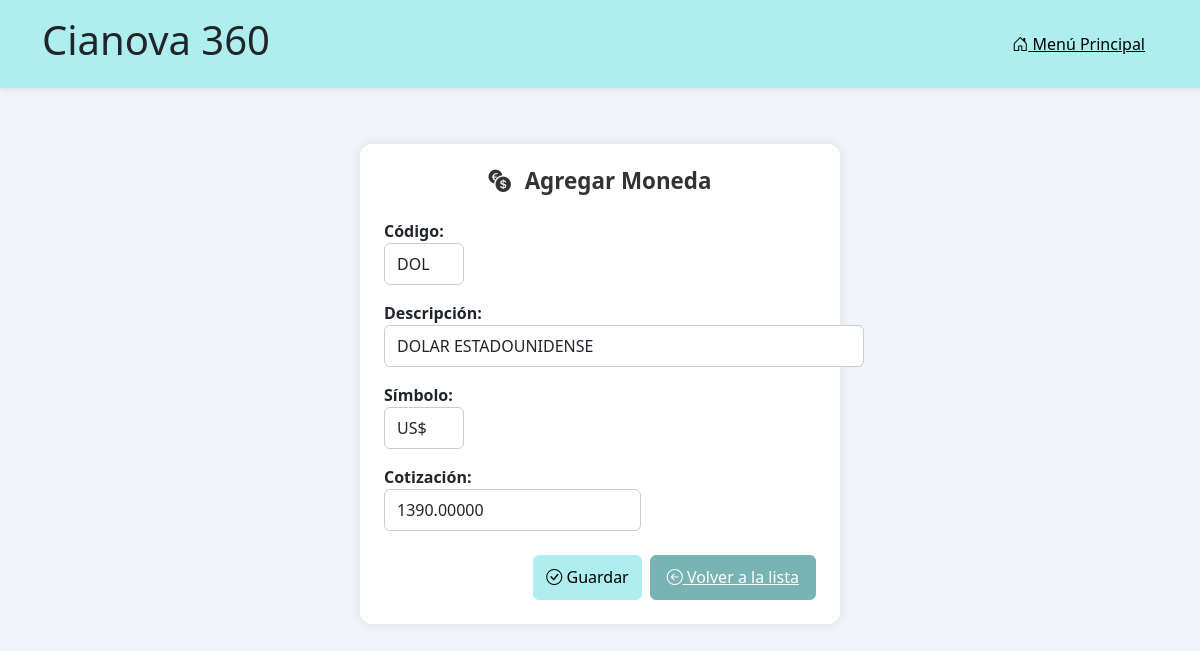
The page /monedas/editar/dol/ on the database its author committed.
### monedas/models.py (models this page shows, shortened)
class Moneda(models.Model):
    codmoneda = models.CharField(max_length=3, primary_key=True)
    descrip = models.CharField(max_length=30)
    cotiz = models.DecimalField(max_digits=15, decimal_places=5)
    signoc = models.CharField(max_length=3)

### monedas/views.py (the view)
# urls.py: path("editar/<str:pk>/", views.editar_moneda, name="editar_moneda"),
def editar_moneda(request, pk):
    moneda = get_object_or_404(Moneda, codmoneda=pk)
    form = MonedaForm(request.POST or None, instance=moneda)
    if request.method == 'POST' and form.is_valid():
        form.save()
        return redirect('listado_monedas')
    return render(request, 'monedas/formulario.html', {'form': form})

### monedas/forms.py
class MonedaForm(forms.ModelForm):
    class Meta:
        model = Moneda
        fields = "__all__"
        widgets = {
            "codmoneda": forms.TextInput(attrs={
                "class": "form-control input-corto",
                "maxlength": 3,
                "placeholder": "Código"
            }),
            "descrip": forms.TextInput(attrs={
                "class": "form-control",
                "maxlength": 30,
                "placeholder": "Descripción"
            }),
            "cotiz": forms.NumberInput(attrs={
                "class": "form-control",
                "step": "0.00001",
                "placeholder": "Cotización"
            }),
            "signoc": forms.TextInput(attrs={
                "class": "form-control input-corto",
                "maxlength": 3,
                "placeholder": "Símbolo"
            }),
        }
        labels = {
            "codmoneda": "Código",
            "descrip": "Descripción",
            "cotiz": "Cotización",
            "signoc": "Símbolo",
        }

### monedas/templates/monedas/formulario.html (shortened to what this page needs)
{% extends "base.html" %}
{% load widget_tweaks %}
{% load static %}
{% block content %}
<link href="https://cdn.jsdelivr.net/npm/bootstrap@5.3.2/dist/css/bootstrap.min.css" rel="stylesheet">
<link rel="stylesheet" href="https://cdn.jsdelivr.net/npm/bootstrap-icons@1.11.1/font/bootstrap-icons.css">
<link rel="stylesheet" href="{% static 'monedas/css/monedas.css' %}">
<div class="form-card">
  <h2><i class="bi bi-currency-exchange me-2"></i> Agregar Moneda</h2>
  <form method="post">
    <div class="mb-3">
      {{ form.codmoneda.label_tag }}
      {{ form.codmoneda|add_class:"input-codmoneda" }}
	</div>
    <div class="mb-3">
      {{ form.descrip.label_tag }}
	  {{ form.descrip|add_class:"form-control" }}
    </div>
    <div class="mb-3">
      {{ form.signoc.label_tag }}
	  {{ form.signoc|add_class:"input-signoc" }}
	</div>
    <div class="mb-3">
      {{ form.cotiz.label_tag }}
      {{ form.cotiz }}
    </div>
		<div class="d-flex justify-content-end gap-2 mt-4">
			<button type="submit" class="btn-aceptar">
				<i class="bi bi-check-circle"></i> Guardar
			</button>
			<a href="{% url 'listado_monedas' %}" class="btn-cancelar">
				<i class="bi bi-arrow-left-circle"></i> Volver a la lista
			</a>
		</div>
	</form>
</div>
{% endblock %}

### articulos/static/articulos/css/styles.css (style rules this page uses)
body, input, button, label, textarea, select { font-family: 'Segoe UI', Inter, Helvetica, sans-serif !important; }
:root { --color-marca: rgb(175, 238, 238); --color-marca-hover: rgb(150, 220, 220); --color-cancelar: rgb(120, 180, 180); --color-cancelar-hover: rgb(100, 160, 160); --color-eliminar: rgb(100, 140, 140); --color-eliminar-hover: rgb(80, 120, 120); }
body { background-color: #f8f9fa; color: #212529; margin: 0; padding: 0; }
form label { display: block; margin-top: 1rem; font-weight: bold; }
form input[type="text"], form input[type="number"], form input[type="password"], form select, form textarea { font-size: 1rem; border: 1px solid #ccc; border-radius: 6px; padding: 0.5rem 0.75rem; transition: all 0.2s ease-in-out; width: auto; }
.btn-aceptar { background-color: var(--color-marca); border: 1px solid var(--color-marca); color: #000; font-weight: 500; border-radius: 6px; padding: 0.4rem 0.75rem; transition: background-color 0.2s ease-in-out; }
.btn-cancelar { background-color: var(--color-cancelar); border: 1px solid var(--color-cancelar); color: #fff; font-weight: 500; border-radius: 6px; padding: 0.6rem 1rem; transition: background-color 0.2s ease-in-out; }

### monedas/static/monedas/css/monedas.css (style rules this page uses)
.input-corto { width: 100px; }
.input-codmoneda { width: 80px !important; text-transform: uppercase; padding: 8px 12px; border-radius: 6px; border: 1px solid #ccc; font-size: 0.95rem; }
.input-signoc { width: 80px !important; text-transform: uppercase; padding: 8px 12px; border-radius: 6px; border: 1px solid #ccc; font-size: 0.95rem; }

### monedas/templates/monedas/formulario.html (style rules this page uses)
body { background: #f0f4f8; font-family: 'Segoe UI', Arial, Helvetica, sans-serif; }
.form-card { max-width: 480px; margin: 5% auto; border-radius: 12px; padding: 24px; background: #fff; box-shadow: 0 0 12px rgba(0,0,0,0.08); }
.form-card h2 { font-size: 1.4rem; font-weight: 600; color: #333; margin-bottom: 1.5rem; text-align: center; }
input[name="descrip"] { width: 100%; min-width: 480px; text-transform: uppercase; }

### rows shown on the page
Moneda: codmoneda "dol", descrip "dolar estadounidense", signoc "us$", cotiz "1390.00000"
